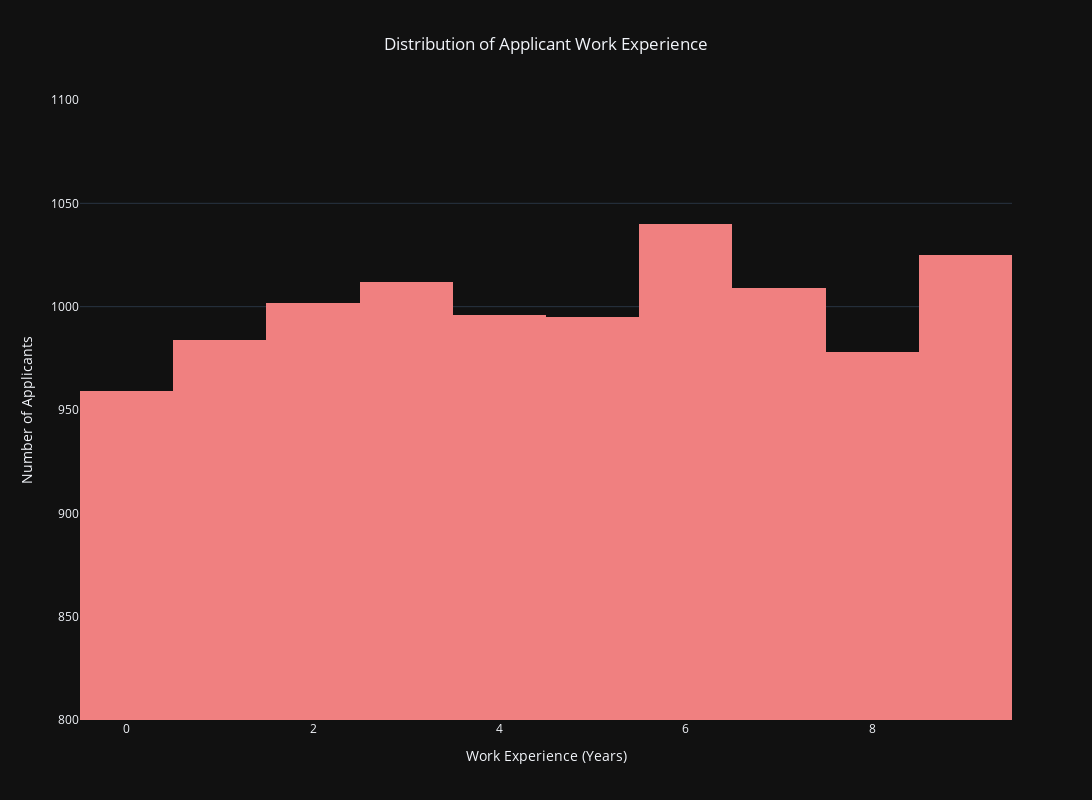

Source (notebook cell):
### Code cell
fig = px.histogram(
    mba_df,
    x='Years of Work Experience',
    nbins=10,
    title='Distribution of Applicant Work Experience',
    labels={'Work Experience (Years)': 'Years of Work Experience'},
    color_discrete_sequence=['lightcoral']
)

fig.update_layout(
    xaxis_title='Work Experience (Years)',
    yaxis_title='Number of Applicants',
    yaxis_range=[800, 1100],
    height=800,
    width=1200,
    title_x=0.5
)

fig.show()

### Figure 1 — Plotly figure (JSON) as saved in the notebook; plotly's stock layout.template omitted (floating-point values rounded to 4 significant figures; data arrays with more than 128 entries replaced by an {"elided": "..."} marker saying what was removed)
{"data": [{"bingroup": "x", "hovertemplate": "Years of Work Experience=%{x}<br>count=%{y}<extra></extra>", "legendgroup": "", "marker": {"color": "lightcoral", "pattern": {"shape": ""}}, "name": "", "nbinsx": 10, "orientation": "v", "showlegend": false, "x": {"elided": "10000 int values"}, "xaxis": "x", "yaxis": "y", "type": "histogram"}], "layout": {"xaxis": {"anchor": "y", "domain": [0.0, 1.0], "title": {"text": "Work Experience (Years)"}}, "yaxis": {"anchor": "x", "domain": [0.0, 1.0], "title": {"text": "Number of Applicants"}, "range": [800, 1100]}, "legend": {"tracegroupgap": 0}, "title": {"text": "Distribution of Applicant Work Experience", "x": 0.5}, "barmode": "relative", "height": 800, "width": 1200}}
